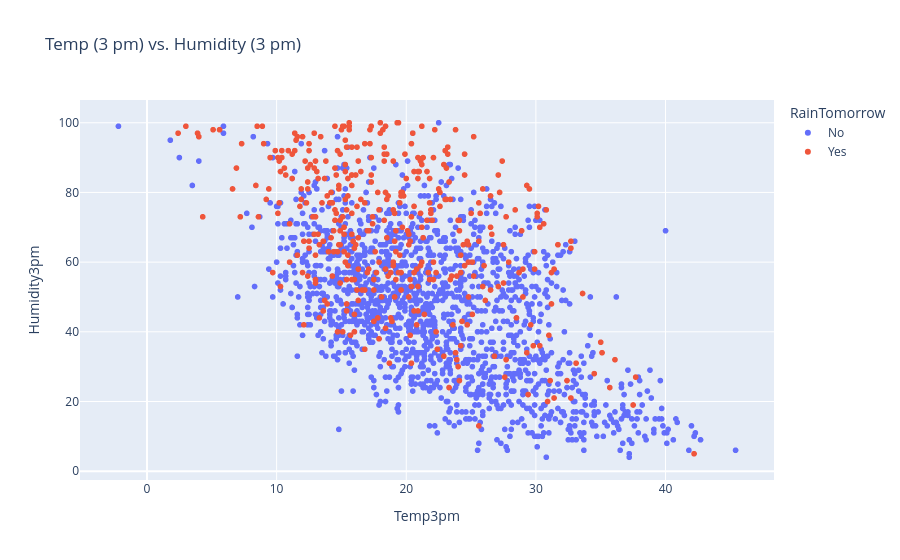

Notebook source saved alongside this figure:
### Code cell
px.scatter(raw_df.sample(2000), 
           title='Temp (3 pm) vs. Humidity (3 pm)',
           x='Temp3pm',
           y='Humidity3pm',
           color='RainTomorrow')

### Figure 1 — Plotly figure (JSON) as saved in the notebook; plotly's stock layout.template omitted (floating-point values rounded to 4 significant figures; data arrays with more than 128 entries replaced by an {"elided": "..."} marker saying what was removed)
{"data": [{"hovertemplate": "RainTomorrow=No<br>Temp3pm=%{x}<br>Humidity3pm=%{y}<extra></extra>", "legendgroup": "No", "marker": {"color": "#636efa", "symbol": "circle"}, "mode": "markers", "name": "No", "showlegend": true, "type": "scattergl", "x": {"elided": "1587 float values"}, "xaxis": "x", "y": {"elided": "1587 float values"}, "yaxis": "y"}, {"hovertemplate": "RainTomorrow=Yes<br>Temp3pm=%{x}<br>Humidity3pm=%{y}<extra></extra>", "legendgroup": "Yes", "marker": {"color": "#EF553B", "symbol": "circle"}, "mode": "markers", "name": "Yes", "showlegend": true, "type": "scattergl", "x": {"elided": "413 float values"}, "xaxis": "x", "y": {"elided": "413 float values"}, "yaxis": "y"}], "layout": {"legend": {"title": {"text": "RainTomorrow"}, "tracegroupgap": 0}, "title": {"text": "Temp (3 pm) vs. Humidity (3 pm)"}, "xaxis": {"anchor": "y", "domain": [0, 1], "title": {"text": "Temp3pm"}}, "yaxis": {"anchor": "x", "domain": [0, 1], "title": {"text": "Humidity3pm"}}}}
